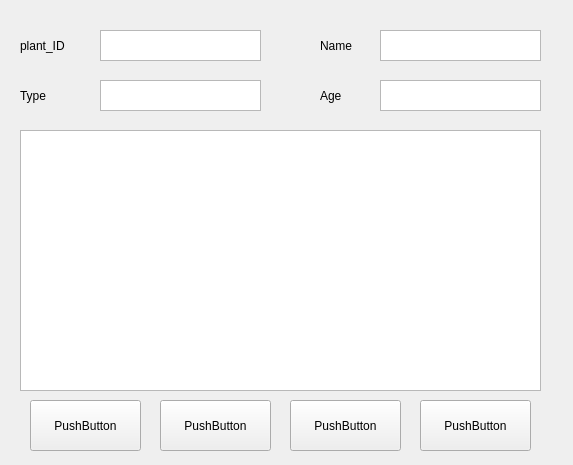
<?xml version="1.0" encoding="UTF-8"?>
<ui version="4.0">
 <class>Form</class>
 <widget class="QWidget" name="Form">
  <property name="geometry">
   <rect>
    <x>0</x>
    <y>0</y>
    <width>573</width>
    <height>465</height>
   </rect>
  </property>
  <property name="windowTitle">
   <string>Form</string>
  </property>
  <widget class="QTableView" name="tableView">
   <property name="geometry">
    <rect>
     <x>20</x>
     <y>130</y>
     <width>521</width>
     <height>261</height>
    </rect>
   </property>
  </widget>
  <widget class="QPushButton" name="pushButton">
   <property name="geometry">
    <rect>
     <x>30</x>
     <y>400</y>
     <width>111</width>
     <height>51</height>
    </rect>
   </property>
   <property name="text">
    <string>PushButton</string>
   </property>
  </widget>
  <widget class="QPushButton" name="pushButton_2">
   <property name="geometry">
    <rect>
     <x>160</x>
     <y>400</y>
     <width>111</width>
     <height>51</height>
    </rect>
   </property>
   <property name="text">
    <string>PushButton</string>
   </property>
  </widget>
  <widget class="QPushButton" name="pushButton_3">
   <property name="geometry">
    <rect>
     <x>290</x>
     <y>400</y>
     <width>111</width>
     <height>51</height>
    </rect>
   </property>
   <property name="text">
    <string>PushButton</string>
   </property>
  </widget>
  <widget class="QPushButton" name="pushButton_4">
   <property name="geometry">
    <rect>
     <x>420</x>
     <y>400</y>
     <width>111</width>
     <height>51</height>
    </rect>
   </property>
   <property name="text">
    <string>PushButton</string>
   </property>
  </widget>
  <widget class="QLabel" name="label">
   <property name="geometry">
    <rect>
     <x>20</x>
     <y>30</y>
     <width>71</width>
     <height>31</height>
    </rect>
   </property>
   <property name="text">
    <string>plant_ID</string>
   </property>
  </widget>
  <widget class="QLabel" name="label_2">
   <property name="geometry">
    <rect>
     <x>320</x>
     <y>30</y>
     <width>71</width>
     <height>31</height>
    </rect>
   </property>
   <property name="text">
    <string>Name</string>
   </property>
  </widget>
  <widget class="QLabel" name="label_3">
   <property name="geometry">
    <rect>
     <x>20</x>
     <y>80</y>
     <width>71</width>
     <height>31</height>
    </rect>
   </property>
   <property name="text">
    <string>Type</string>
   </property>
  </widget>
  <widget class="QLabel" name="label_4">
   <property name="geometry">
    <rect>
     <x>320</x>
     <y>80</y>
     <width>71</width>
     <height>31</height>
    </rect>
   </property>
   <property name="text">
    <string>Age</string>
   </property>
  </widget>
  <widget class="QTextEdit" name="textEdit">
   <property name="geometry">
    <rect>
     <x>100</x>
     <y>30</y>
     <width>161</width>
     <height>31</height>
    </rect>
   </property>
  </widget>
  <widget class="QTextEdit" name="textEdit_2">
   <property name="geometry">
    <rect>
     <x>100</x>
     <y>80</y>
     <width>161</width>
     <height>31</height>
    </rect>
   </property>
  </widget>
  <widget class="QTextEdit" name="textEdit_3">
   <property name="geometry">
    <rect>
     <x>380</x>
     <y>30</y>
     <width>161</width>
     <height>31</height>
    </rect>
   </property>
  </widget>
  <widget class="QTextEdit" name="textEdit_4">
   <property name="geometry">
    <rect>
     <x>380</x>
     <y>80</y>
     <width>161</width>
     <height>31</height>
    </rect>
   </property>
  </widget>
 </widget>
 <resources/>
 <connections/>
</ui>
